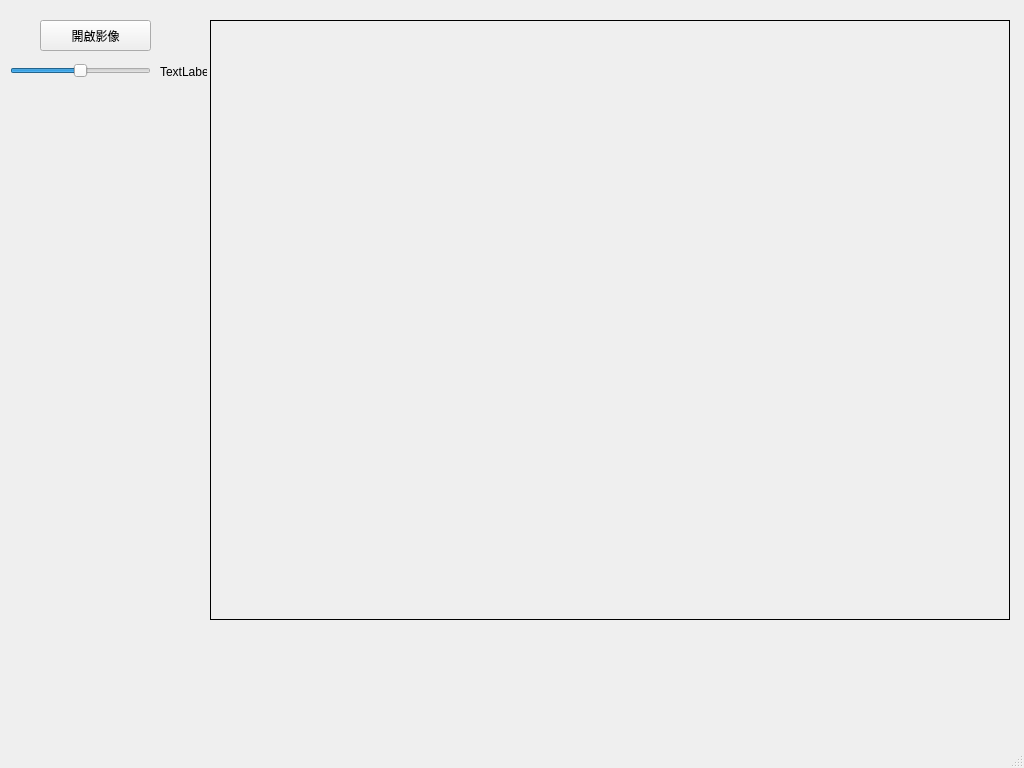
<?xml version="1.0" encoding="UTF-8"?>
<ui version="4.0">
 <class>MainWindow</class>
 <widget class="QMainWindow" name="MainWindow">
  <property name="geometry">
   <rect>
    <x>0</x>
    <y>0</y>
    <width>1024</width>
    <height>768</height>
   </rect>
  </property>
  <property name="windowTitle">
   <string>MainWindow</string>
  </property>
  <widget class="QWidget" name="centralwidget">
   <widget class="QLabel" name="labelPic">
    <property name="geometry">
     <rect>
      <x>210</x>
      <y>20</y>
      <width>800</width>
      <height>600</height>
     </rect>
    </property>
    <property name="frameShape">
     <enum>QFrame::Box</enum>
    </property>
    <property name="text">
     <string/>
    </property>
   </widget>
   <widget class="QPushButton" name="pushButton">
    <property name="geometry">
     <rect>
      <x>40</x>
      <y>20</y>
      <width>111</width>
      <height>31</height>
     </rect>
    </property>
    <property name="text">
     <string>開啟影像</string>
    </property>
   </widget>
   <widget class="QSlider" name="sliderImageBrightness">
    <property name="geometry">
     <rect>
      <x>10</x>
      <y>60</y>
      <width>141</width>
      <height>22</height>
     </rect>
    </property>
    <property name="minimum">
     <number>-100</number>
    </property>
    <property name="maximum">
     <number>100</number>
    </property>
    <property name="orientation">
     <enum>Qt::Horizontal</enum>
    </property>
   </widget>
   <widget class="QLabel" name="labelBrightAdjustValue">
    <property name="geometry">
     <rect>
      <x>160</x>
      <y>61</y>
      <width>47</width>
      <height>21</height>
     </rect>
    </property>
    <property name="text">
     <string>TextLabel</string>
    </property>
   </widget>
  </widget>
  <widget class="QMenuBar" name="menubar">
   <property name="geometry">
    <rect>
     <x>0</x>
     <y>0</y>
     <width>1024</width>
     <height>22</height>
    </rect>
   </property>
  </widget>
  <widget class="QStatusBar" name="statusbar"/>
 </widget>
 <resources/>
 <connections>
  <connection>
   <sender>pushButton</sender>
   <signal>clicked()</signal>
   <receiver>MainWindow</receiver>
   <slot>openImage()</slot>
   <hints>
    <hint type="sourcelabel">
     <x>128</x>
     <y>57</y>
    </hint>
    <hint type="destinationlabel">
     <x>174</x>
     <y>54</y>
    </hint>
   </hints>
  </connection>
  <connection>
   <sender>sliderImageBrightness</sender>
   <signal>valueChanged(int)</signal>
   <receiver>MainWindow</receiver>
   <slot>brightAdjust()</slot>
   <hints>
    <hint type="sourcelabel">
     <x>130</x>
     <y>91</y>
    </hint>
    <hint type="destinationlabel">
     <x>183</x>
     <y>112</y>
    </hint>
   </hints>
  </connection>
 </connections>
 <slots>
  <slot>openImage()</slot>
  <slot>brightAdjust()</slot>
 </slots>
</ui>
